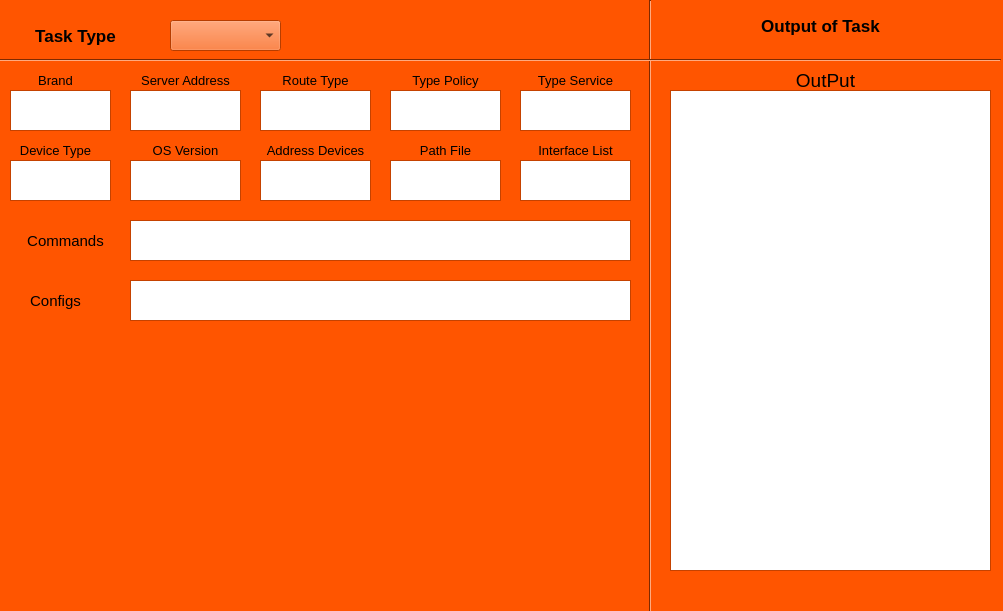
<?xml version="1.0" encoding="UTF-8"?>
<ui version="4.0">
 <class>Tasks</class>
 <widget class="QWidget" name="Tasks">
  <property name="geometry">
   <rect>
    <x>0</x>
    <y>0</y>
    <width>1003</width>
    <height>611</height>
   </rect>
  </property>
  <property name="palette">
   <palette>
    <active>
     <colorrole role="WindowText">
      <brush brushstyle="SolidPattern">
       <color alpha="255">
        <red>0</red>
        <green>0</green>
        <blue>0</blue>
       </color>
      </brush>
     </colorrole>
     <colorrole role="Button">
      <brush brushstyle="SolidPattern">
       <color alpha="255">
        <red>255</red>
        <green>85</green>
        <blue>0</blue>
       </color>
      </brush>
     </colorrole>
     <colorrole role="Light">
      <brush brushstyle="SolidPattern">
       <color alpha="255">
        <red>255</red>
        <green>170</green>
        <blue>127</blue>
       </color>
      </brush>
     </colorrole>
     <colorrole role="Midlight">
      <brush brushstyle="SolidPattern">
       <color alpha="255">
        <red>255</red>
        <green>127</green>
        <blue>63</blue>
       </color>
      </brush>
     </colorrole>
     <colorrole role="Dark">
      <brush brushstyle="SolidPattern">
       <color alpha="255">
        <red>127</red>
        <green>42</green>
        <blue>0</blue>
       </color>
      </brush>
     </colorrole>
     <colorrole role="Mid">
      <brush brushstyle="SolidPattern">
       <color alpha="255">
        <red>170</red>
        <green>56</green>
        <blue>0</blue>
       </color>
      </brush>
     </colorrole>
     <colorrole role="Text">
      <brush brushstyle="SolidPattern">
       <color alpha="255">
        <red>0</red>
        <green>0</green>
        <blue>0</blue>
       </color>
      </brush>
     </colorrole>
     <colorrole role="BrightText">
      <brush brushstyle="SolidPattern">
       <color alpha="255">
        <red>255</red>
        <green>255</green>
        <blue>255</blue>
       </color>
      </brush>
     </colorrole>
     <colorrole role="ButtonText">
      <brush brushstyle="SolidPattern">
       <color alpha="255">
        <red>0</red>
        <green>0</green>
        <blue>0</blue>
       </color>
      </brush>
     </colorrole>
     <colorrole role="Base">
      <brush brushstyle="SolidPattern">
       <color alpha="255">
        <red>255</red>
        <green>255</green>
        <blue>255</blue>
       </color>
      </brush>
     </colorrole>
     <colorrole role="Window">
      <brush brushstyle="SolidPattern">
       <color alpha="255">
        <red>255</red>
        <green>85</green>
        <blue>0</blue>
       </color>
      </brush>
     </colorrole>
     <colorrole role="Shadow">
      <brush brushstyle="SolidPattern">
       <color alpha="255">
        <red>0</red>
        <green>0</green>
        <blue>0</blue>
       </color>
      </brush>
     </colorrole>
     <colorrole role="AlternateBase">
      <brush brushstyle="SolidPattern">
       <color alpha="255">
        <red>255</red>
        <green>170</green>
        <blue>127</blue>
       </color>
      </brush>
     </colorrole>
     <colorrole role="ToolTipBase">
      <brush brushstyle="SolidPattern">
       <color alpha="255">
        <red>255</red>
        <green>255</green>
        <blue>220</blue>
       </color>
      </brush>
     </colorrole>
     <colorrole role="ToolTipText">
      <brush brushstyle="SolidPattern">
       <color alpha="255">
        <red>0</red>
        <green>0</green>
        <blue>0</blue>
       </color>
      </brush>
     </colorrole>
    </active>
    <inactive>
     <colorrole role="WindowText">
      <brush brushstyle="SolidPattern">
       <color alpha="255">
        <red>0</red>
        <green>0</green>
        <blue>0</blue>
       </color>
      </brush>
     </colorrole>
     <colorrole role="Button">
      <brush brushstyle="SolidPattern">
       <color alpha="255">
        <red>255</red>
        <green>85</green>
        <blue>0</blue>
       </color>
      </brush>
     </colorrole>
     <colorrole role="Light">
      <brush brushstyle="SolidPattern">
       <color alpha="255">
        <red>255</red>
        <green>170</green>
        <blue>127</blue>
       </color>
      </brush>
     </colorrole>
     <colorrole role="Midlight">
      <brush brushstyle="SolidPattern">
       <color alpha="255">
        <red>255</red>
        <green>127</green>
        <blue>63</blue>
       </color>
      </brush>
     </colorrole>
     <colorrole role="Dark">
      <brush brushstyle="SolidPattern">
       <color alpha="255">
        <red>127</red>
        <green>42</green>
        <blue>0</blue>
       </color>
      </brush>
     </colorrole>
     <colorrole role="Mid">
      <brush brushstyle="SolidPattern">
       <color alpha="255">
        <red>170</red>
        <green>56</green>
        <blue>0</blue>
       </color>
      </brush>
     </colorrole>
     <colorrole role="Text">
      <brush brushstyle="SolidPattern">
       <color alpha="255">
        <red>0</red>
        <green>0</green>
        <blue>0</blue>
       </color>
      </brush>
     </colorrole>
     <colorrole role="BrightText">
      <brush brushstyle="SolidPattern">
       <color alpha="255">
        <red>255</red>
        <green>255</green>
        <blue>255</blue>
       </color>
      </brush>
     </colorrole>
     <colorrole role="ButtonText">
      <brush brushstyle="SolidPattern">
       <color alpha="255">
        <red>0</red>
        <green>0</green>
        <blue>0</blue>
       </color>
      </brush>
     </colorrole>
     <colorrole role="Base">
      <brush brushstyle="SolidPattern">
       <color alpha="255">
        <red>255</red>
        <green>255</green>
        <blue>255</blue>
       </color>
      </brush>
     </colorrole>
     <colorrole role="Window">
      <brush brushstyle="SolidPattern">
       <color alpha="255">
        <red>255</red>
        <green>85</green>
        <blue>0</blue>
       </color>
      </brush>
     </colorrole>
     <colorrole role="Shadow">
      <brush brushstyle="SolidPattern">
       <color alpha="255">
        <red>0</red>
        <green>0</green>
        <blue>0</blue>
       </color>
      </brush>
     </colorrole>
     <colorrole role="AlternateBase">
      <brush brushstyle="SolidPattern">
       <color alpha="255">
        <red>255</red>
        <green>170</green>
        <blue>127</blue>
       </color>
      </brush>
     </colorrole>
     <colorrole role="ToolTipBase">
      <brush brushstyle="SolidPattern">
       <color alpha="255">
        <red>255</red>
        <green>255</green>
        <blue>220</blue>
       </color>
      </brush>
     </colorrole>
     <colorrole role="ToolTipText">
      <brush brushstyle="SolidPattern">
       <color alpha="255">
        <red>0</red>
        <green>0</green>
        <blue>0</blue>
       </color>
      </brush>
     </colorrole>
    </inactive>
    <disabled>
     <colorrole role="WindowText">
      <brush brushstyle="SolidPattern">
       <color alpha="255">
        <red>127</red>
        <green>42</green>
        <blue>0</blue>
       </color>
      </brush>
     </colorrole>
     <colorrole role="Button">
      <brush brushstyle="SolidPattern">
       <color alpha="255">
        <red>255</red>
        <green>85</green>
        <blue>0</blue>
       </color>
      </brush>
     </colorrole>
     <colorrole role="Light">
      <brush brushstyle="SolidPattern">
       <color alpha="255">
        <red>255</red>
        <green>170</green>
        <blue>127</blue>
       </color>
      </brush>
     </colorrole>
     <colorrole role="Midlight">
      <brush brushstyle="SolidPattern">
       <color alpha="255">
        <red>255</red>
        <green>127</green>
        <blue>63</blue>
       </color>
      </brush>
     </colorrole>
     <colorrole role="Dark">
      <brush brushstyle="SolidPattern">
       <color alpha="255">
        <red>127</red>
        <green>42</green>
        <blue>0</blue>
       </color>
      </brush>
     </colorrole>
     <colorrole role="Mid">
      <brush brushstyle="SolidPattern">
       <color alpha="255">
        <red>170</red>
        <green>56</green>
        <blue>0</blue>
       </color>
      </brush>
     </colorrole>
     <colorrole role="Text">
      <brush brushstyle="SolidPattern">
       <color alpha="255">
        <red>127</red>
        <green>42</green>
        <blue>0</blue>
       </color>
      </brush>
     </colorrole>
     <colorrole role="BrightText">
      <brush brushstyle="SolidPattern">
       <color alpha="255">
        <red>255</red>
        <green>255</green>
        <blue>255</blue>
       </color>
      </brush>
     </colorrole>
     <colorrole role="ButtonText">
      <brush brushstyle="SolidPattern">
       <color alpha="255">
        <red>127</red>
        <green>42</green>
        <blue>0</blue>
       </color>
      </brush>
     </colorrole>
     <colorrole role="Base">
      <brush brushstyle="SolidPattern">
       <color alpha="255">
        <red>255</red>
        <green>85</green>
        <blue>0</blue>
       </color>
      </brush>
     </colorrole>
     <colorrole role="Window">
      <brush brushstyle="SolidPattern">
       <color alpha="255">
        <red>255</red>
        <green>85</green>
        <blue>0</blue>
       </color>
      </brush>
     </colorrole>
     <colorrole role="Shadow">
      <brush brushstyle="SolidPattern">
       <color alpha="255">
        <red>0</red>
        <green>0</green>
        <blue>0</blue>
       </color>
      </brush>
     </colorrole>
     <colorrole role="AlternateBase">
      <brush brushstyle="SolidPattern">
       <color alpha="255">
        <red>255</red>
        <green>85</green>
        <blue>0</blue>
       </color>
      </brush>
     </colorrole>
     <colorrole role="ToolTipBase">
      <brush brushstyle="SolidPattern">
       <color alpha="255">
        <red>255</red>
        <green>255</green>
        <blue>220</blue>
       </color>
      </brush>
     </colorrole>
     <colorrole role="ToolTipText">
      <brush brushstyle="SolidPattern">
       <color alpha="255">
        <red>0</red>
        <green>0</green>
        <blue>0</blue>
       </color>
      </brush>
     </colorrole>
    </disabled>
   </palette>
  </property>
  <property name="windowTitle">
   <string>Form</string>
  </property>
  <widget class="Line" name="line_5">
   <property name="geometry">
    <rect>
     <x>640</x>
     <y>0</y>
     <width>20</width>
     <height>621</height>
    </rect>
   </property>
   <property name="orientation">
    <enum>Qt::Vertical</enum>
   </property>
  </widget>
  <widget class="Line" name="line_6">
   <property name="geometry">
    <rect>
     <x>0</x>
     <y>50</y>
     <width>1001</width>
     <height>20</height>
    </rect>
   </property>
   <property name="orientation">
    <enum>Qt::Horizontal</enum>
   </property>
  </widget>
  <widget class="QLabel" name="config_services_label_2">
   <property name="geometry">
    <rect>
     <x>740</x>
     <y>0</y>
     <width>161</width>
     <height>51</height>
    </rect>
   </property>
   <property name="font">
    <font>
     <pointsize>13</pointsize>
     <weight>75</weight>
     <bold>true</bold>
    </font>
   </property>
   <property name="frameShape">
    <enum>QFrame::NoFrame</enum>
   </property>
   <property name="frameShadow">
    <enum>QFrame::Sunken</enum>
   </property>
   <property name="text">
    <string>Output of Task</string>
   </property>
   <property name="alignment">
    <set>Qt::AlignCenter</set>
   </property>
  </widget>
  <widget class="QLabel" name="osversion_label">
   <property name="geometry">
    <rect>
     <x>130</x>
     <y>140</y>
     <width>111</width>
     <height>20</height>
    </rect>
   </property>
   <property name="font">
    <font>
     <pointsize>10</pointsize>
    </font>
   </property>
   <property name="text">
    <string>OS Version</string>
   </property>
   <property name="alignment">
    <set>Qt::AlignCenter</set>
   </property>
  </widget>
  <widget class="QTextEdit" name="osversion_text">
   <property name="geometry">
    <rect>
     <x>130</x>
     <y>160</y>
     <width>111</width>
     <height>41</height>
    </rect>
   </property>
  </widget>
  <widget class="QLabel" name="routetype_label">
   <property name="geometry">
    <rect>
     <x>270</x>
     <y>70</y>
     <width>91</width>
     <height>21</height>
    </rect>
   </property>
   <property name="font">
    <font>
     <pointsize>10</pointsize>
    </font>
   </property>
   <property name="text">
    <string>Route Type</string>
   </property>
   <property name="alignment">
    <set>Qt::AlignCenter</set>
   </property>
  </widget>
  <widget class="QTextEdit" name="routetype_text">
   <property name="geometry">
    <rect>
     <x>260</x>
     <y>90</y>
     <width>111</width>
     <height>41</height>
    </rect>
   </property>
  </widget>
  <widget class="QLabel" name="address_devices_label">
   <property name="geometry">
    <rect>
     <x>250</x>
     <y>140</y>
     <width>131</width>
     <height>21</height>
    </rect>
   </property>
   <property name="font">
    <font>
     <pointsize>10</pointsize>
    </font>
   </property>
   <property name="text">
    <string>Address Devices</string>
   </property>
   <property name="alignment">
    <set>Qt::AlignCenter</set>
   </property>
  </widget>
  <widget class="QTextEdit" name="addressdevices_text">
   <property name="geometry">
    <rect>
     <x>260</x>
     <y>160</y>
     <width>111</width>
     <height>41</height>
    </rect>
   </property>
  </widget>
  <widget class="QLabel" name="interfacelist_label">
   <property name="geometry">
    <rect>
     <x>520</x>
     <y>140</y>
     <width>111</width>
     <height>21</height>
    </rect>
   </property>
   <property name="font">
    <font>
     <pointsize>10</pointsize>
    </font>
   </property>
   <property name="text">
    <string>Interface List</string>
   </property>
   <property name="alignment">
    <set>Qt::AlignCenter</set>
   </property>
  </widget>
  <widget class="QTextEdit" name="interfacelist_text">
   <property name="geometry">
    <rect>
     <x>520</x>
     <y>160</y>
     <width>111</width>
     <height>41</height>
    </rect>
   </property>
  </widget>
  <widget class="QLabel" name="commands_label">
   <property name="geometry">
    <rect>
     <x>20</x>
     <y>230</y>
     <width>91</width>
     <height>21</height>
    </rect>
   </property>
   <property name="font">
    <font>
     <pointsize>11</pointsize>
    </font>
   </property>
   <property name="text">
    <string>Commands</string>
   </property>
   <property name="alignment">
    <set>Qt::AlignCenter</set>
   </property>
  </widget>
  <widget class="QTextEdit" name="commands_text">
   <property name="geometry">
    <rect>
     <x>130</x>
     <y>220</y>
     <width>501</width>
     <height>41</height>
    </rect>
   </property>
  </widget>
  <widget class="QLabel" name="typepolicy_label">
   <property name="geometry">
    <rect>
     <x>400</x>
     <y>70</y>
     <width>91</width>
     <height>21</height>
    </rect>
   </property>
   <property name="font">
    <font>
     <pointsize>10</pointsize>
    </font>
   </property>
   <property name="text">
    <string>Type Policy</string>
   </property>
   <property name="alignment">
    <set>Qt::AlignCenter</set>
   </property>
  </widget>
  <widget class="QTextEdit" name="typepolicy_text">
   <property name="geometry">
    <rect>
     <x>390</x>
     <y>90</y>
     <width>111</width>
     <height>41</height>
    </rect>
   </property>
  </widget>
  <widget class="QLabel" name="typeservice_label">
   <property name="geometry">
    <rect>
     <x>530</x>
     <y>70</y>
     <width>91</width>
     <height>21</height>
    </rect>
   </property>
   <property name="font">
    <font>
     <pointsize>10</pointsize>
    </font>
   </property>
   <property name="text">
    <string>Type Service</string>
   </property>
   <property name="alignment">
    <set>Qt::AlignCenter</set>
   </property>
  </widget>
  <widget class="QTextEdit" name="typeservice_text">
   <property name="geometry">
    <rect>
     <x>520</x>
     <y>90</y>
     <width>111</width>
     <height>41</height>
    </rect>
   </property>
  </widget>
  <widget class="QLabel" name="configs_label">
   <property name="geometry">
    <rect>
     <x>20</x>
     <y>290</y>
     <width>71</width>
     <height>21</height>
    </rect>
   </property>
   <property name="font">
    <font>
     <pointsize>11</pointsize>
    </font>
   </property>
   <property name="text">
    <string>Configs</string>
   </property>
   <property name="alignment">
    <set>Qt::AlignCenter</set>
   </property>
  </widget>
  <widget class="QTextEdit" name="serviceconfig_text">
   <property name="geometry">
    <rect>
     <x>130</x>
     <y>280</y>
     <width>501</width>
     <height>41</height>
    </rect>
   </property>
  </widget>
  <widget class="QLabel" name="output_output_label">
   <property name="geometry">
    <rect>
     <x>750</x>
     <y>70</y>
     <width>151</width>
     <height>21</height>
    </rect>
   </property>
   <property name="font">
    <font>
     <pointsize>14</pointsize>
    </font>
   </property>
   <property name="text">
    <string>OutPut</string>
   </property>
   <property name="alignment">
    <set>Qt::AlignCenter</set>
   </property>
  </widget>
  <widget class="QTextEdit" name="output_output_text">
   <property name="geometry">
    <rect>
     <x>670</x>
     <y>90</y>
     <width>321</width>
     <height>481</height>
    </rect>
   </property>
  </widget>
  <widget class="QComboBox" name="comboBox">
   <property name="geometry">
    <rect>
     <x>170</x>
     <y>20</y>
     <width>111</width>
     <height>31</height>
    </rect>
   </property>
   <item>
    <property name="text">
     <string/>
    </property>
   </item>
   <item>
    <property name="text">
     <string>Update/OS</string>
    </property>
   </item>
   <item>
    <property name="text">
     <string>Update/IPS</string>
    </property>
   </item>
   <item>
    <property name="text">
     <string>Update/AV</string>
    </property>
   </item>
   <item>
    <property name="text">
     <string>Layer 2 Config</string>
    </property>
   </item>
   <item>
    <property name="text">
     <string>Routing Config</string>
    </property>
   </item>
   <item>
    <property name="text">
     <string>Security Config</string>
    </property>
   </item>
   <item>
    <property name="text">
     <string>Config Service</string>
    </property>
   </item>
  </widget>
  <widget class="QLabel" name="switching_label_2">
   <property name="geometry">
    <rect>
     <x>10</x>
     <y>10</y>
     <width>131</width>
     <height>51</height>
    </rect>
   </property>
   <property name="font">
    <font>
     <pointsize>13</pointsize>
     <weight>75</weight>
     <bold>true</bold>
    </font>
   </property>
   <property name="frameShape">
    <enum>QFrame::NoFrame</enum>
   </property>
   <property name="frameShadow">
    <enum>QFrame::Sunken</enum>
   </property>
   <property name="text">
    <string>Task Type</string>
   </property>
   <property name="alignment">
    <set>Qt::AlignCenter</set>
   </property>
  </widget>
  <widget class="QLabel" name="brand_label">
   <property name="geometry">
    <rect>
     <x>20</x>
     <y>70</y>
     <width>71</width>
     <height>20</height>
    </rect>
   </property>
   <property name="font">
    <font>
     <pointsize>10</pointsize>
     <weight>50</weight>
     <bold>false</bold>
    </font>
   </property>
   <property name="text">
    <string>Brand</string>
   </property>
   <property name="alignment">
    <set>Qt::AlignCenter</set>
   </property>
  </widget>
  <widget class="QTextEdit" name="brand_text">
   <property name="geometry">
    <rect>
     <x>10</x>
     <y>90</y>
     <width>101</width>
     <height>41</height>
    </rect>
   </property>
  </widget>
  <widget class="QLabel" name="devicetype_label">
   <property name="geometry">
    <rect>
     <x>10</x>
     <y>140</y>
     <width>91</width>
     <height>20</height>
    </rect>
   </property>
   <property name="font">
    <font>
     <pointsize>10</pointsize>
    </font>
   </property>
   <property name="text">
    <string>Device Type</string>
   </property>
   <property name="alignment">
    <set>Qt::AlignCenter</set>
   </property>
  </widget>
  <widget class="QTextEdit" name="devicetype_text">
   <property name="geometry">
    <rect>
     <x>10</x>
     <y>160</y>
     <width>101</width>
     <height>41</height>
    </rect>
   </property>
  </widget>
  <widget class="QLabel" name="serveraddress_label">
   <property name="geometry">
    <rect>
     <x>130</x>
     <y>70</y>
     <width>111</width>
     <height>21</height>
    </rect>
   </property>
   <property name="font">
    <font>
     <pointsize>10</pointsize>
    </font>
   </property>
   <property name="text">
    <string>Server Address</string>
   </property>
   <property name="alignment">
    <set>Qt::AlignCenter</set>
   </property>
  </widget>
  <widget class="QTextEdit" name="serveraddress_text">
   <property name="geometry">
    <rect>
     <x>130</x>
     <y>90</y>
     <width>111</width>
     <height>41</height>
    </rect>
   </property>
  </widget>
  <widget class="QLabel" name="pathfile_label">
   <property name="geometry">
    <rect>
     <x>400</x>
     <y>140</y>
     <width>91</width>
     <height>21</height>
    </rect>
   </property>
   <property name="font">
    <font>
     <pointsize>10</pointsize>
    </font>
   </property>
   <property name="text">
    <string>Path File</string>
   </property>
   <property name="alignment">
    <set>Qt::AlignCenter</set>
   </property>
  </widget>
  <widget class="QTextEdit" name="pathfile_text">
   <property name="geometry">
    <rect>
     <x>390</x>
     <y>160</y>
     <width>111</width>
     <height>41</height>
    </rect>
   </property>
  </widget>
 </widget>
 <resources/>
 <connections/>
</ui>
